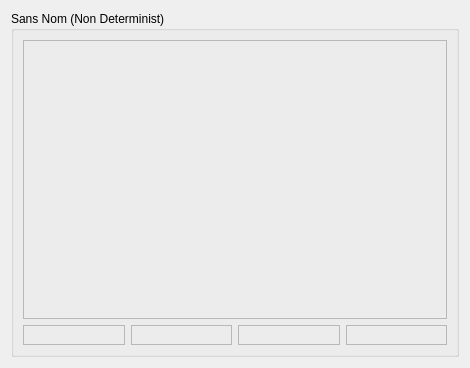
<?xml version="1.0" encoding="UTF-8"?>
<ui version="4.0">
 <class>Form</class>
 <widget class="QWidget" name="Form">
  <property name="geometry">
   <rect>
    <x>0</x>
    <y>0</y>
    <width>470</width>
    <height>368</height>
   </rect>
  </property>
  <property name="windowTitle">
   <string>Form</string>
  </property>
  <layout class="QVBoxLayout" name="verticalLayout">
   <item>
    <widget class="QGroupBox" name="groupBox">
     <property name="title">
      <string>Sans Nom (Non Determinist)</string>
     </property>
     <property name="flat">
      <bool>true</bool>
     </property>
     <layout class="QVBoxLayout" name="verticalLayout_2">
      <item>
       <widget class="QFrame" name="transition">
        <property name="sizePolicy">
         <sizepolicy hsizetype="Preferred" vsizetype="Preferred">
          <horstretch>0</horstretch>
          <verstretch>1</verstretch>
         </sizepolicy>
        </property>
        <property name="frameShape">
         <enum>QFrame::StyledPanel</enum>
        </property>
        <property name="frameShadow">
         <enum>QFrame::Raised</enum>
        </property>
       </widget>
      </item>
      <item>
       <layout class="QHBoxLayout" name="horizontalLayout">
        <item>
         <widget class="QFrame" name="alphabet">
          <property name="frameShape">
           <enum>QFrame::StyledPanel</enum>
          </property>
          <property name="frameShadow">
           <enum>QFrame::Raised</enum>
          </property>
          <layout class="QHBoxLayout" name="horizontalLayout_2"/>
         </widget>
        </item>
        <item>
         <widget class="QFrame" name="etats">
          <property name="frameShape">
           <enum>QFrame::StyledPanel</enum>
          </property>
          <property name="frameShadow">
           <enum>QFrame::Raised</enum>
          </property>
          <layout class="QHBoxLayout" name="horizontalLayout_3"/>
         </widget>
        </item>
        <item>
         <widget class="QFrame" name="reconnaitre">
          <property name="frameShape">
           <enum>QFrame::StyledPanel</enum>
          </property>
          <property name="frameShadow">
           <enum>QFrame::Raised</enum>
          </property>
          <layout class="QHBoxLayout" name="horizontalLayout_4"/>
         </widget>
        </item>
        <item>
         <widget class="QFrame" name="importer">
          <property name="frameShape">
           <enum>QFrame::StyledPanel</enum>
          </property>
          <property name="frameShadow">
           <enum>QFrame::Raised</enum>
          </property>
          <layout class="QHBoxLayout" name="horizontalLayout_5"/>
         </widget>
        </item>
       </layout>
      </item>
     </layout>
    </widget>
   </item>
  </layout>
 </widget>
 <resources/>
 <connections/>
</ui>
